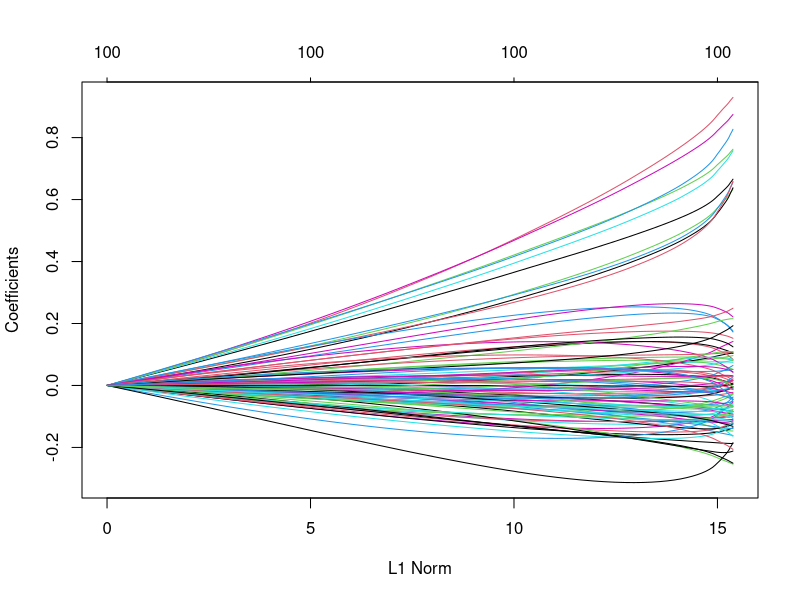
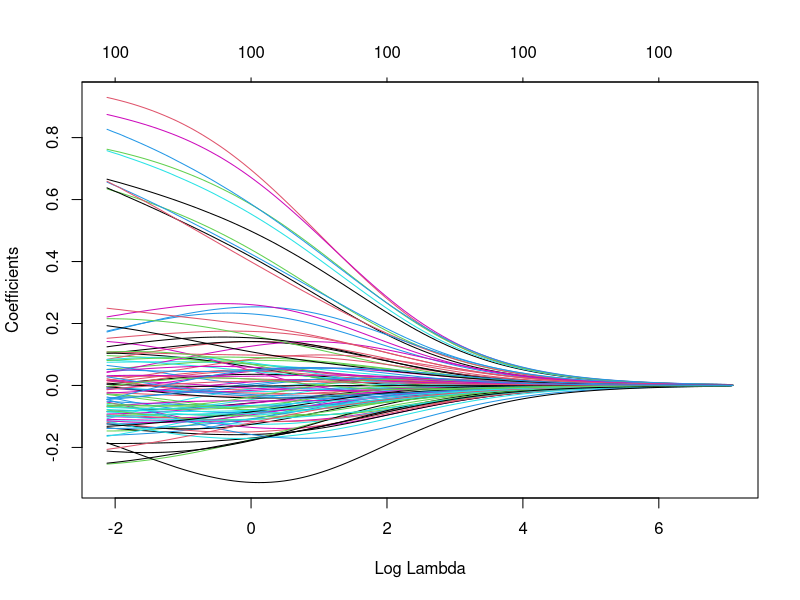
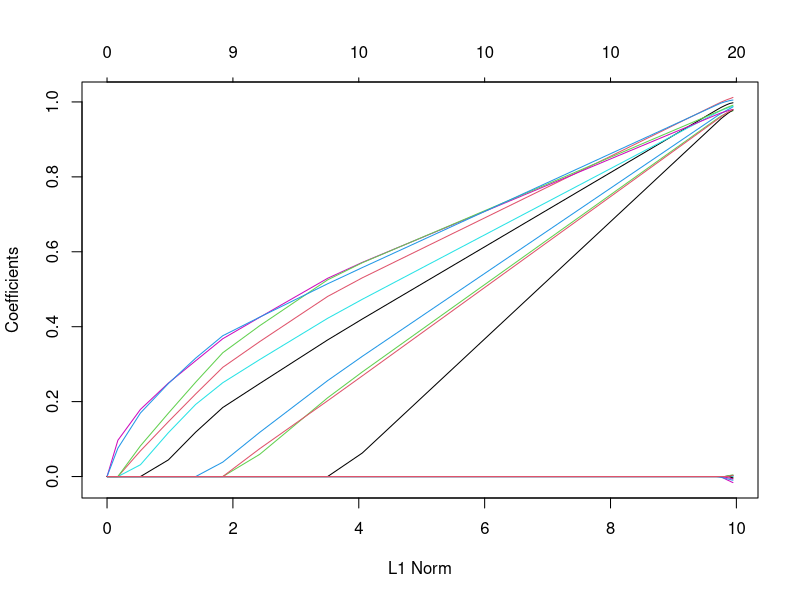
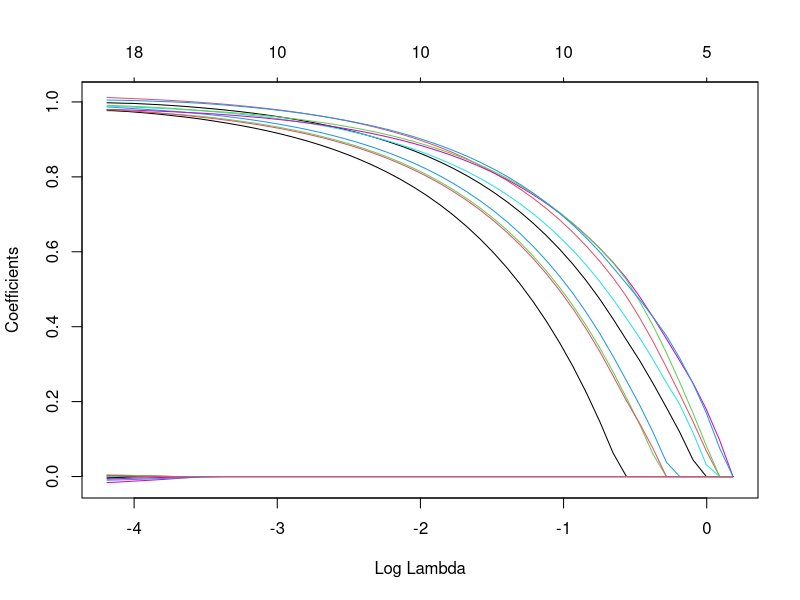
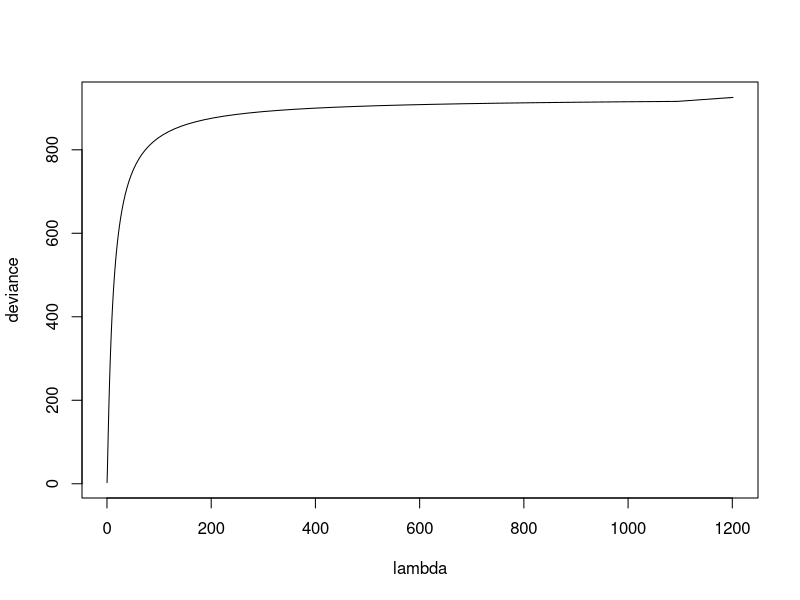
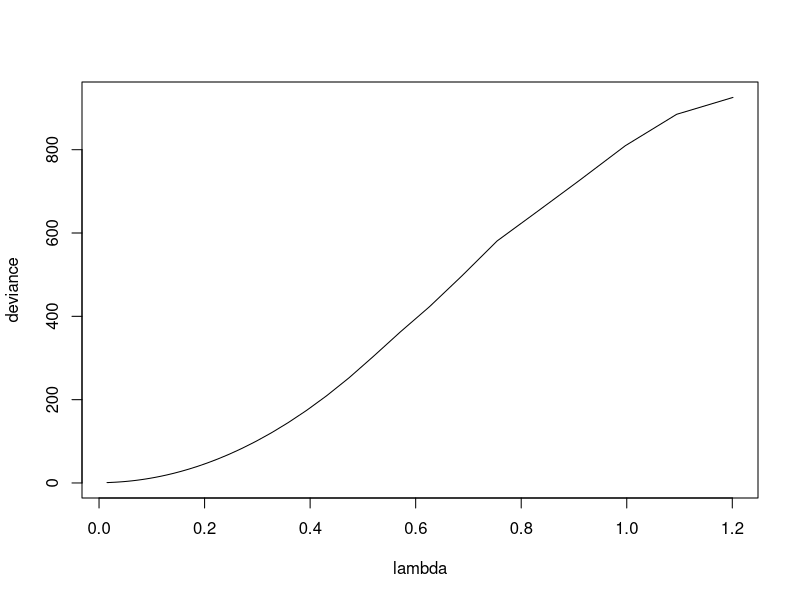
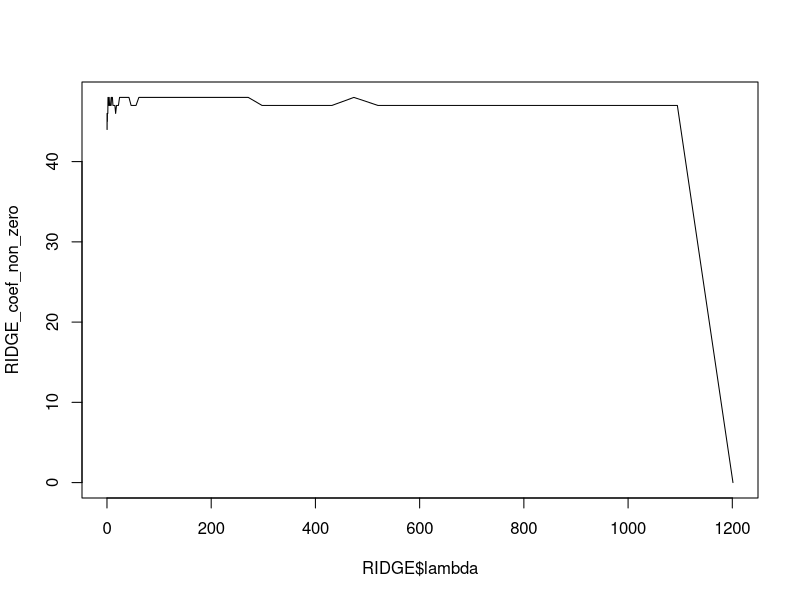
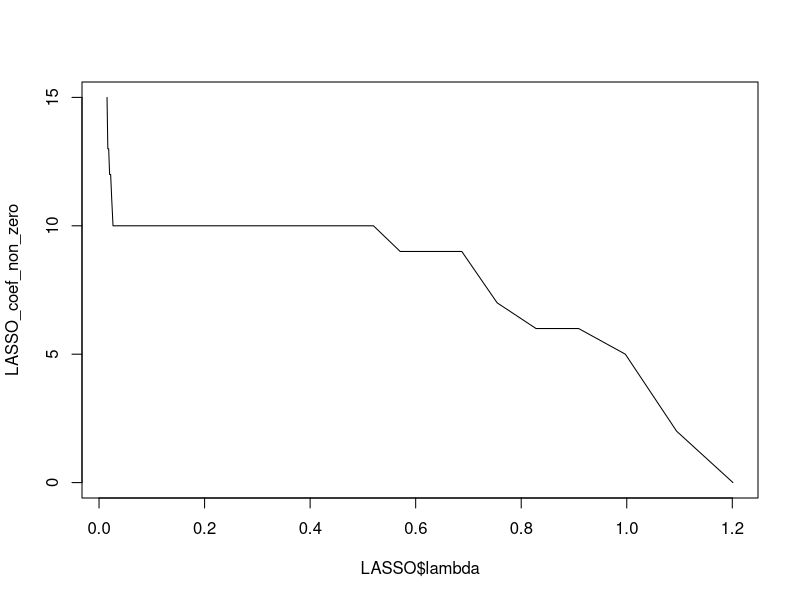

Recreate these plots in R, in order.
## ---- chunk 1
knitr::opts_chunk$set(echo = TRUE)
## ---- chunk 2
library(MASS)

set.seed(123)

# a) draw from standard multivariate normal
X <- mvrnorm(n = 100, mu = rep(0, 100), Sigma = diag(1, nrow = 100, ncol = 100))
names(X) <- paste0("X", 1:100)

# b) use 10 first columns of X and simulated noise to get y
y <- apply(X[, 1:10], MARGIN = 1, FUN = sum) + rnorm(100, mean = 0, sd = sqrt(0.01))

# c) fit LASSO and ridge models with different values of λ 

library(glmnet)

# alpha = 0 is RIDGE, alpha = 1 is LASSO according to elastic net mixing

# glmnet chooses suitable lambda values itself but one could also specify the
# lambda sequence manually (argument: lambda = sequence). We go with the implemented selection of lambda as
# we expect sensible behavior.

RIDGE <- glmnet(x = X, y = y, alpha = 0)

LASSO <- glmnet(x = X, y = y, alpha = 1)
## ---- chunk 3
# d) plot for RIDGE
plot(RIDGE)

# d) plot with xvar = lambda
plot(RIDGE, xvar = "lambda")
## ---- chunk 4
# d) plot for LASSO
plot(LASSO)

# d) plot with xvar = lambda
plot(LASSO, xvar = "lambda")
## ---- chunk 5
# get deviance and lambda
RIDGE_dev_l <- data.frame(deviance = deviance(RIDGE), lambda = RIDGE$lambda)
LASSO_dev_l <- data.frame(deviance = deviance(LASSO), lambda = LASSO$lambda)

# get number of non-zero coefficients and lambda
# step 1 extract coefficients. Rows are Variables, columns correspond to lambda
RIDGE_coef <- coef(RIDGE)
LASSO_coef <- coef(LASSO)

# define an effective 0 as .Machine$double.eps and treat everything smaller as 0
# column sum of logical matrix provides number of non zero coefficients
RIDGE_coef_non_zero <- apply(RIDGE_coef > .Machine$double.eps, MARGIN = 2, sum)
LASSO_coef_non_zero <- apply(LASSO_coef > .Machine$double.eps, MARGIN = 2, sum)

# plot deviance in dependence of lambda
with(RIDGE_dev_l, plot(x = lambda, y = deviance, type = "l"))
with(LASSO_dev_l, plot(x = lambda, y = deviance, type = "l"))

# plot number of non-zeros in dependence of lambda
plot(x = RIDGE$lambda, y = RIDGE_coef_non_zero, type = "l")
plot(x = LASSO$lambda, y = LASSO_coef_non_zero, type = "l")

## ---- chunk 6


## ---- chunk 7
# get boundary points
boundary <- function(mu, sigma) {
  c(x1 = 1/(sigma^2) * (- mu + sqrt(sigma^2 * mu^2 + 2*log(sigma) * (sigma^4 + sigma^2))), 
    x2 = 1/(sigma^2) * (- mu - sqrt(sigma^2 * mu^2 + 2*log(sigma) * (sigma^4 + sigma^2))))
}

boundary(mu = 0, sigma = sqrt(2))
boundary(mu = 1, sigma = sqrt(1))
## ---- chunk 8
library(tidyverse)
library(ggthemes)
# draw from standard normal 
n = 10^6
sn <- rnorm(n)

# draw from mu = 0, sigma^2 = 2
n02 <- rnorm(n, mean = 0, sd = sqrt(2))

# draw from mu = 1, sigma^2 = 1
n11 <- rnorm(n, mean = 1, sd = 1)

df <- data.frame(sn = sn, n02 = n02, n11 = n11) %>% 
  pivot_longer(cols = c(n02, n11))

# plot the densities
ggplot(data = df) +
  geom_density(aes(x = sn)) +
  geom_density(aes(x = value), color = "red") +
  facet_wrap(~ name) +
  theme_base()

